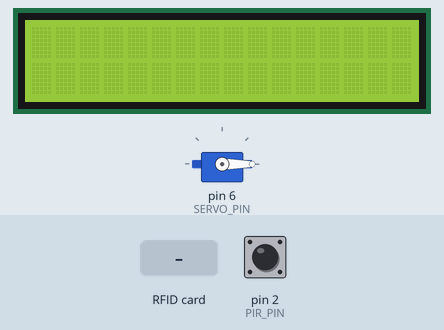
Simulated run of this sketch. Board: Arduino Uno, built with avr-gcc and run on an emulated ATmega328P. On the bench: 16×2 character LCD, servo. The inputs (shaded band) are chosen by the test bench; at power-on: pin 2 (PIR_PIN) HIGH. What the sketch prints to the serial monitor is not drawn.

Above: at 1.3 s.
1.4 s: pin 2 (PIR_PIN) pulsed LOW 2 times (0.12 s each, 0.3 s apart)
At 2.3 s:
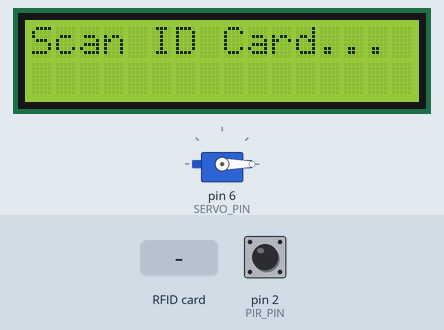
3.5 s: RFID card CB 0E 4F 07 held to the reader
At 4.6 s:
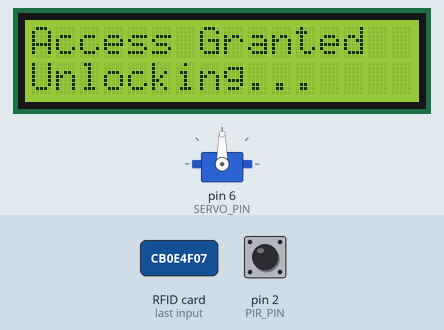
At 7.0 s:
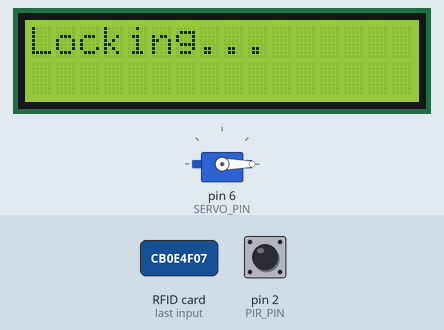
Timing chart, 0 to 8.5 s (numbered marks = the images above; inputs shaded):
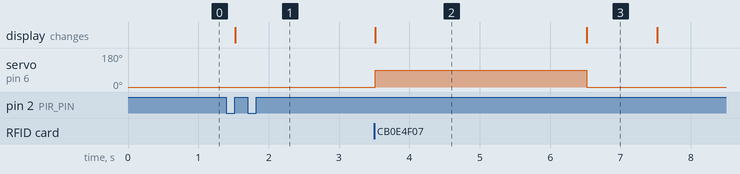

Measured:
- after the input at 1.4 s, the display: changes after 0.13 s (image 1)
- after the input at 3.5 s, servo on pin 6 (SERVO_PIN): 0° → 90° at once, → 0° 3.0 s later; the display: changes at once (image 2)
- what the display in image 2 shows lasts 3.0 s, from 3.5 s to 6.5 s

The sketch:

SecureAccesControl.ino
```cpp
#include <SPI.h>
#include <MFRC522.h>
#include <LiquidCrystal.h>
#include <Servo.h>

// Hardware Pin Definitions
#define RST_PIN 9
#define SS_PIN 10
#define PIR_PIN 2
#define SERVO_PIN 6

// Initialize Objects
MFRC522 rfid(SS_PIN, RST_PIN);
// Raw LCD mapping: RS, EN, D4, D5, D6, D7
LiquidCrystal lcd(A0, A1, A2, A3, A4, A5);
Servo deadbolt;

// Authorized Master Key (Update this hex array with your physical tag's actual UID later)
byte masterUID[4] = {0xCB, 0xE, 0x4F, 0x7};

// State Machine Enums
enum SystemState {
  IDLE_STATE,
  AWAKE_STATE,
  AUTH_STATE,
  ACTION_STATE
};

volatile SystemState currentState = IDLE_STATE;

// Hardware Interrupt Service Routine for the PIR Sensor
void wakeUp() {
  if (currentState == IDLE_STATE) {
    currentState = AWAKE_STATE;
  }
}

void setup() {
  Serial.begin(9600);
  SPI.begin();
  rfid.PCD_Init();

  // Initialize the 16x2 raw LCD
  lcd.begin(16, 2);

  deadbolt.attach(SERVO_PIN);
  deadbolt.write(0); // Set to initial locked position

  pinMode(PIR_PIN, INPUT);
  // Attach the hardware interrupt to Digital Pin 2 (RISING edge)
  attachInterrupt(digitalPinToInterrupt(PIR_PIN), wakeUp, RISING);

  Serial.println("System Initialized. Waiting for motion...");
}

void loop() {
  switch (currentState) {

    case IDLE_STATE:
      // System asleep, clear screen, wait for PIR hardware interrupt
      lcd.clear();
      // Since the raw LCD backlight is hardwired to 5V, the screen will glow empty
      break;

    case AWAKE_STATE:
      // PIR triggered, prompt user
      lcd.clear();
      lcd.setCursor(0,0);
      lcd.print("Scan ID Card...");
      currentState = AUTH_STATE;
      break;

    case AUTH_STATE:
      // Actively wait and check for an RFID tag
      if (rfid.PICC_IsNewCardPresent() && rfid.PICC_ReadCardSerial()) {

        bool accessGranted = true;

        // Loop through the 4 bytes of the scanned card's UID to verify
        for (byte i = 0; i < 4; i++) {
          if (rfid.uid.uidByte[i] != masterUID[i]) {
            accessGranted = false; // Mismatch found
            break;                 // Stop checking immediately
          }
        }

        // Print the scanned UID to the Serial Monitor so you can find your real tag's ID
        Serial.print("Scanned UID: ");
        for (byte i = 0; i < 4; i++) {
          Serial.print(rfid.uid.uidByte[i], HEX);
          Serial.print(" ");
        }
        Serial.println();

        if (accessGranted) {
          Serial.println("Authorized Key Detected.");
          currentState = ACTION_STATE;
        } else {
          Serial.println("WARNING: Unauthorized Access Attempt.");
          lcd.clear();
          lcd.setCursor(0,0);
          lcd.print("ACCESS DENIED");
          delay(2000); // Display warning for 2 seconds
          currentState = IDLE_STATE; // Reset back to sleep
        }

        // Command the RFID module to stop reading this specific card to prevent spam
        rfid.PICC_HaltA();
      }
      break;

    case ACTION_STATE:
      // Update UI for successful authentication
      lcd.clear();
      lcd.setCursor(0,0);
      lcd.print("Access Granted");
      lcd.setCursor(0,1);
      lcd.print("Unlocking...");

      // Actuate the deadbolt
      deadbolt.write(90);
      delay(3000); // Hold open for 3 seconds

      // Lock it back up
      lcd.clear();
      lcd.setCursor(0,0);
      lcd.print("Locking...");
      deadbolt.write(0);
      delay(1000); // Give the mechanical servo time to travel back

      // Reset the system
      currentState = IDLE_STATE;
      break;
  }
}
```
